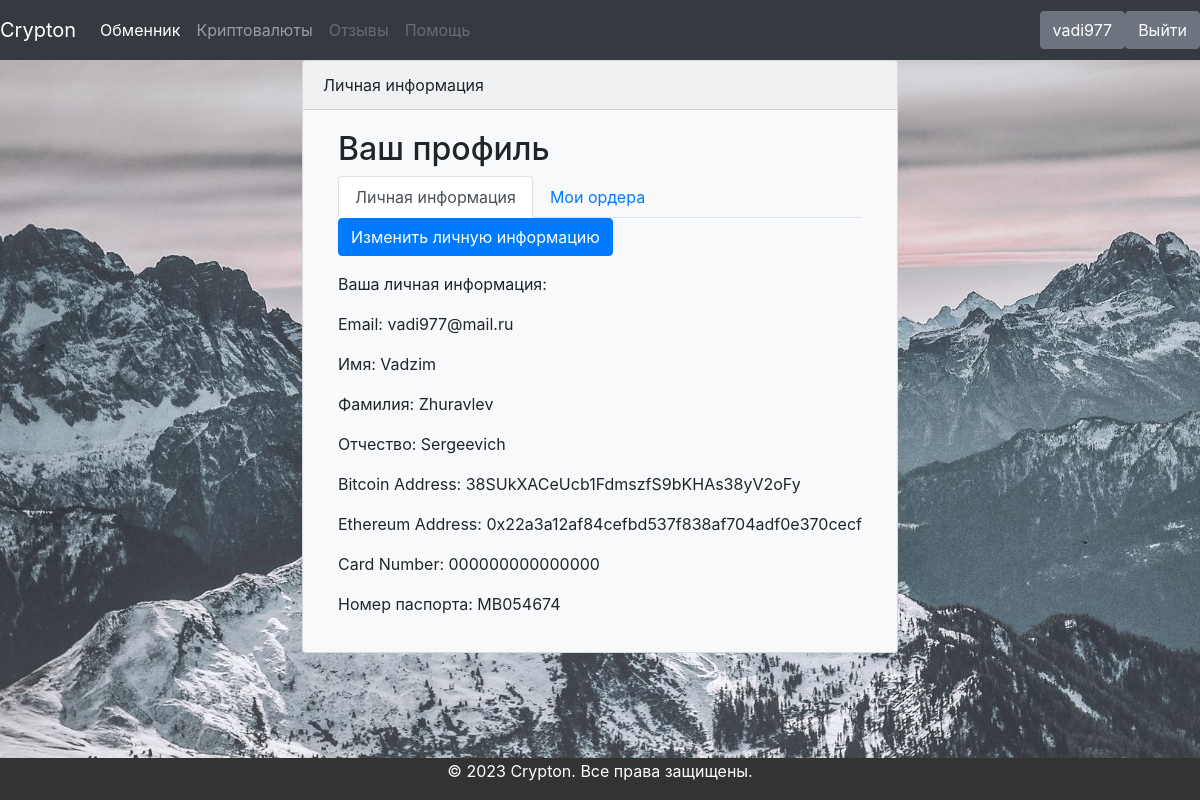
The page /user/profile/ (signed in) on the database its author committed.
### users/models.py (models this page shows, shortened)
class UserProfile(models.Model):
    email = models.EmailField(default='')
    user = models.OneToOneField(User, on_delete=models.CASCADE)
    name = models.CharField(max_length=100,default='Ivan')
    surname = models.CharField(max_length=100,default='Ivanov')
    father = models.CharField(max_length=100,default='Ivanovich')
    bitcoin_address = models.CharField(max_length=100, default=0x00)
    ethereum_address = models.CharField(max_length=100, default=0x00)
    card_number = models.CharField(max_length=16, default=000000000000)
    passport_number = models.CharField(max_length=20, default='MB0')

### users/views.py (the view)
# urls.py: path('profile/', views.profile, name='profile'),
@login_required
def profile(request):
    user_profile, created = UserProfile.objects.get_or_create(user=request.user)
    user_info = {
        'name': user_profile.name,
        'surname': user_profile.surname,
        'father': user_profile.father,
        'bitcoin_address': user_profile.bitcoin_address,
        'card_number': user_profile.card_number,
        'passport_number': user_profile.passport_number,
        'email': user_profile.email,
    }
    return render(request, 'users/profile.html', {'user_profile': user_profile, 'user_info': user_info})

### users/templates/users/profile.html (shortened to what this page needs)
{% extends 'main/base_generic.html' %}
{% block content %}
<div class="card bg-light mb-3" style="max-width: 40rem;">
  <div class="card-header">Личная информация</div>
  <div class="card-body">
<div class="container">
  <h2>Ваш профиль</h2>
  <ul class="nav nav-tabs" id="profileTabs">
    <li class="nav-item">
      <a class="nav-link active" data-toggle="tab" role="tab" href="#infoTab" aria-selected="true">Личная информация</a>
    </li>
    <li class="nav-item">
      <a class="nav-link" class="btn btn-outline-dark" data-toggle="tab" role="tab" href="#ordersTab" aria-selected="false">Мои ордера</a>
    </li>
  </ul>
  <div class="tab-content">
    <div class="tab-pane fade show active" id="infoTab">
      <button id="editInfo" class="btn btn-primary">Изменить личную информацию</button>
      {% if user_info.name and user_profile.bitcoin_address and user_profile.card_number and user_profile.passport_number %}
        <div class="mt-3">
          <p>Ваша личная информация:</p>
          <p>Email: {{ user_profile.email}}</p>
          <p>Имя: {{ user_info.name }}</p>
          <p>Фамилия: {{ user_profile.surname }}</p>
          <p>Отчество: {{ user_profile.father }}</p>
          <p>Bitcoin Address: {{ user_profile.bitcoin_address }}</p>
          <p>Ethereum Address: {{ user_profile.ethereum_address }}</p>
          <p>Card Number: {{ user_profile.card_number }}</p>
          <p>Номер паспорта: {{ user_profile.passport_number }}</p>
        </div>
      {% else %}
        <div class="mt-3">
          <p>Пожалуйста внесите Ваши личные данные для возможности использования обменника:</p>
        </div>
      {% endif %}
    </div>
  </div>
</div>
</div>
</div>
{% endblock %}

### main/templates/main/base_generic.html (shortened to what this page needs)
<!DOCTYPE html>
<html lang="en">
<head>
    <link rel="stylesheet" href="https://cdn.jsdelivr.net/npm/bootstrap@4.0.0/dist/css/bootstrap.min.css">
</head>
<body>
<nav class="navbar navbar-expand-lg navbar-dark bg-dark">
  <div class="collapse navbar-collapse" id="navbarTogglerDemo01">
    <a class="navbar-brand" href={% url 'index' %}>Crypton</a>
    <ul class="navbar-nav mr-auto mt-2 mt-lg-0">
      <li class="nav-item active">
        <a class="nav-link" href={% url 'index' %}>Обменник <span class="sr-only">(current)</span></a>
      </li>
      <li class="nav-item">
        <a class="nav-link" href={% url 'products' %}>Криптовалюты</a>
      </li>
      <li class="nav-item">
        <a class="nav-link disabled" href={% url 'reviews'%}>Отзывы</a>
      </li>
    <li class="nav-item">
        <a class="nav-link disabled" href={% url 'help'%}>Помощь</a>
      </li>
    </ul>
  </div>
     {% if user.is_authenticated %}
    <ul class="navbar-nav mr-auto mt-2 mt-lg-0">
            <li class="nav-item">
                <a class="btn btn-secondary" href="{% url 'profile'%}">{{ user.get_username }}</a>
            </li>
            <li class="nav-item">
                <a class="btn btn-secondary" href="{% url 'logout'%}?next={{request.path}}">Выйти</a>
            </li>
        </ul>
                {% endif %}
</nav>
<main>
        {% block content %}
    {% endblock %}
    </main>
<footer>
    <div class="container">
        <div class="row">
            <div class="col-md-12">
                <p>&copy; 2023 Crypton. Все права защищены.</p>
            </div>
        </div>
    </div>
</footer>
</body>
</html>

### main/templates/main/base_generic.html (style rules this page uses)
body { margin: 0; padding: 0; display: flex; flex-direction: column; align-items: center; justify-content: flex-start; min-height: 100vh; background-image: url("/media/background/1671494381_kalix-club-p-oboi-na-rabochii-stol-gori-vkontakte-2.jpg"); background-size: cover; background-repeat: no-repeat; background-position: center center; }
.navbar { width: 100%; background-color: #333; color: white; padding: 10px 0; text-align: center; }
main { flex: 1; }
footer { width: 100%; max-height: 6vh; background-color: #333; color: white; padding: 1px 0; text-align: center; }

### rows shown on the page
UserProfile: email "vadi977@mail.ru", name "Vadzim", surname "Zhuravlev", father "Sergeevich", bitcoin_address "38SUkXACeUcb1FdmszfS9bKHAs38yV2oFy", ethereum_address "0x22a3a12af84cefbd537f838af704adf0e370cecf", card_number "000000000000000", passport_number "MB054674"

### other values the page prints
{{ user.get_username }} "vadi977"
